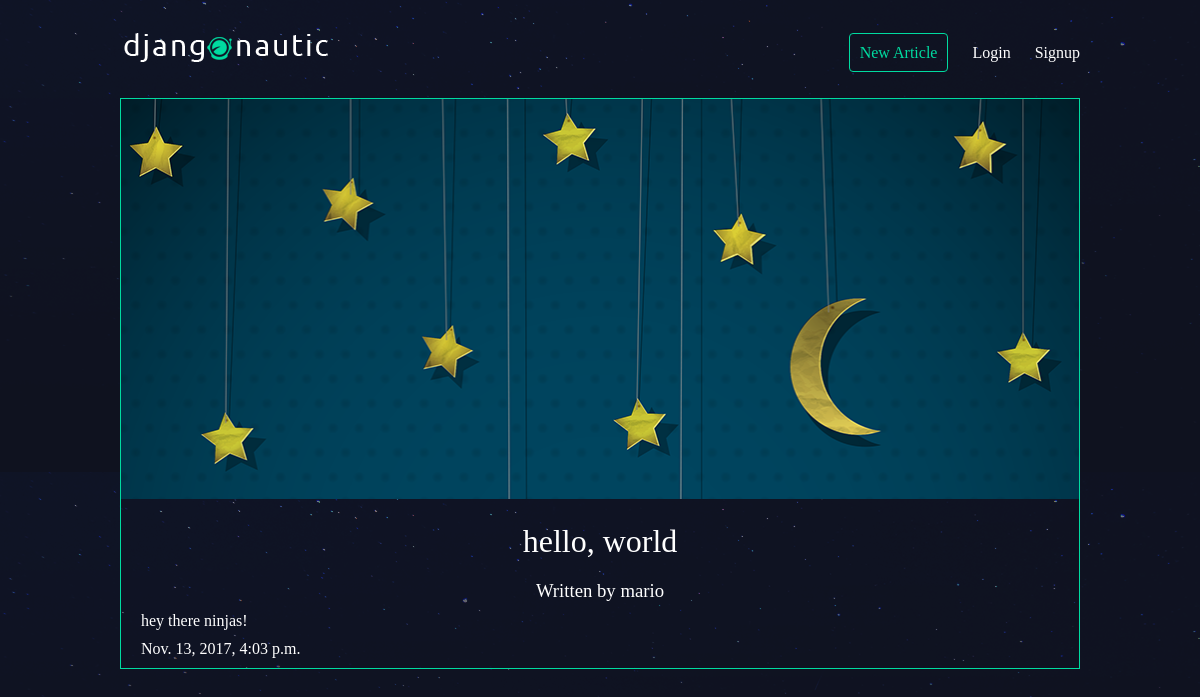
Screenshot of /articles/hello-world/ with the database file from the repository.
### articles/models.py (models this page shows, shortened)
class Article(models.Model):
    title = models.CharField(max_length=100)
    slug = models.SlugField()
    body = models.TextField()
    date = models.DateTimeField(auto_now_add=True)
    thumb = models.ImageField(default='default.png', blank=True)
    author = models.ForeignKey(User, default=None,on_delete=models.PROTECT)

### articles/views.py (the view)
# urls.py: url(r'^(?P<slug>[\w-]+)/$', views.article_detail, name="detail"),
def article_detail(request, slug):
    article = Article.objects.get(slug=slug)
    return render(request, 'articles/article_detail.html', { 'article': article })

### articles/templates/articles/article_detail.html
{% extends 'base_layout.html' %}
{% block content %}
<div class="article-detail">
    <div class="article">
        <img src="{{ article.thumb.url }}" style="width: 960px;height: 400px"/>
        <h2>{{ article.title }}</h2>
        <h3>Written by {{ article.author.username }}</h3>
        <p>{{ article.body }}</p>
        <p>{{ article.date }}</p>
    </div>
</div>
{% endblock %}

### assets/style.css (style rules this page uses)
body { background-color: #0f121f; background-image: url(stars.png); background-repeat-y: no-repeat; color: #fff; }
body * { font-family: Ubuntu; }
h1, h2, h3, h4, h5 { font-weight: normal; margin: 0; }
.article { padding: 10px; border: 1px solid #00dba0; position: relative; padding-bottom: 40px; }
.article h2 { font-size: 1.2em; }
.article-detail .article { padding: 0; }
.article-detail .article img { max-width: 100%; }
.article-detail .article h2 { text-align: center; margin: 20px auto; font-size: 2em }
.article-detail .article h3 { text-align: center; }
.article-detail .article p { margin: 10px 20px }

### rows the page displays
Article: thumb (picture), title "hello, world", author.username "mario", body "hey there ninjas!", date "Nov. 13, 2017, 4:03 p.m."
